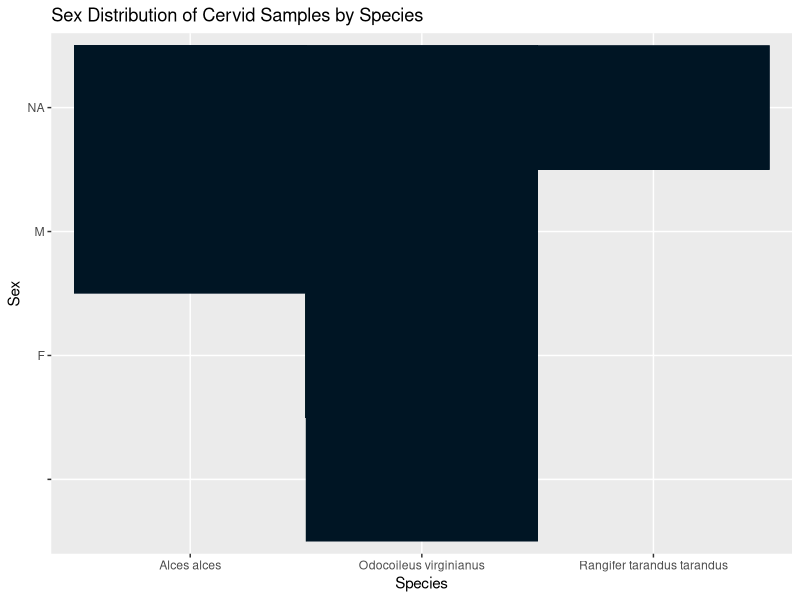

The R script that drew this image:
## ---- chunk 1
knitr::opts_chunk$set(echo = TRUE)
## ---- chunk 2
# Loading ggplot2

library(ggplot2)
library(ggrepel)

# Reading in my salamander data

d.data <- read.table("CleanDeerData.csv",
                       header = TRUE,
                       sep=",")
head(d.data)
print(d.data)

# Making a bar graph of sex distribution by location

my_cols <- c("#001524","#15616D","#FFECD1","#FF7D00","#78290F")

deer.chart <- ggplot(data = d.data)+
  geom_tile(aes(x=Species, y=Sex),fill="#001524", color="#001524")+
  labs(title = "Sex Distribution of Cervid Samples by Species",
       y="Sex",
       x="Species")

deer.chart
